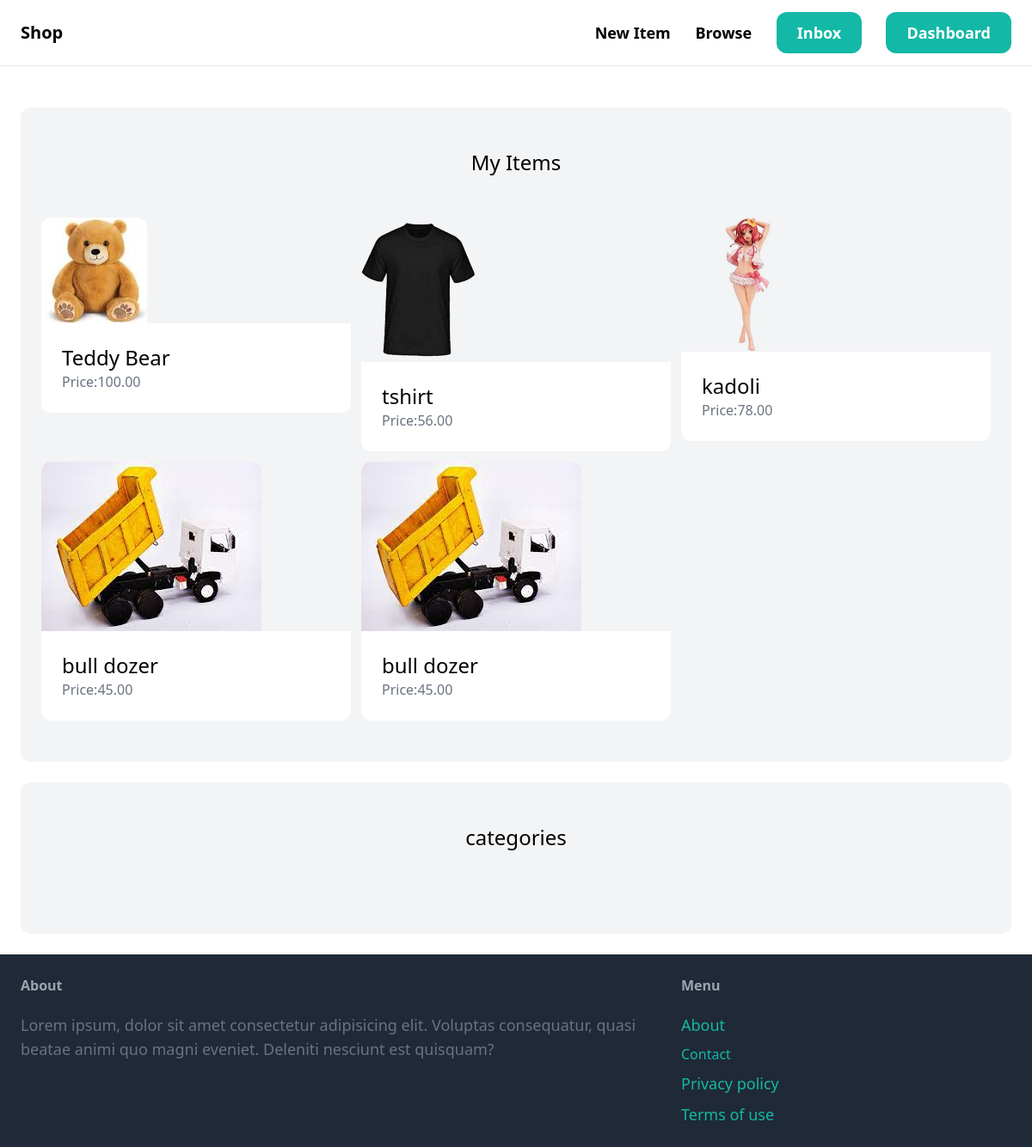
The page /dashboard/ (signed in) on the database its author committed.
### items/models.py (models this page shows, shortened)
class Item(models.Model):
	category=models.ForeignKey(Category, related_name='items',on_delete=models.CASCADE)
	name = models.CharField(max_length=255)
	description = models.TextField(blank=True, null=True)
	price = models.DecimalField(max_digits=9, decimal_places=2)
	image = models.ImageField(upload_to='item_images',blank=True,null=True)
	is_sold = models.BooleanField(default=False)
	created_by = models.ForeignKey(User, related_name='items',on_delete=models.CASCADE)
	created_at = models.DateTimeField(auto_now_add=True)

### dashboard/views.py (the view)
# urls.py: path('', views.index, name='index'),
@login_required
def index(request):
	items=Item.objects.filter(created_by=request.user)
	return render(request,'dashboard/index.html',locals())

### dashboard/templates/dashboard/index.html (shortened to what this page needs)
{%extends 'core/base.html'%}
{% block content %}
<div class="mt-6 px-6 py-12 bg-gray-100 rounded-xl">
    <h2 class="mb-12 text-2xl text-center">My Items</h2>
    <div class="grid grid-cols-3 gap-3">
        {% for item in items %}
        <div>
        <a href="{% url 'items:detail' item.id %}">
            <div>
                <img src="{{ item.image.url }}" class="rounded-t-xl">
            </div>
            <div class="p-6 bg-white rounded-b-xl">
                <h2 class="text-2xl">{{item.name}}</h2>
                <p class="text-gray-500">Price:{{item.price}}</p>
            </div>
        </a>
        </div>
        {% endfor %}
    </div>
</div>
<div class="mt-6 px-6 py-12 bg-gray-100 rounded-xl">
    <h2 class="mb-12 text-2xl text-center">categories</h2>
</div>
{% endblock %}

### rows shown on the page
Item: image (picture), name "Teddy Bear", price "100.00"
Item: image (picture), name "tshirt", price "56.00"
Item: image (picture), name "kadoli", price "78.00"
Item: image (picture), name "bull dozer", price "45.00"
Item: image (picture), name "bull dozer", price "45.00"
